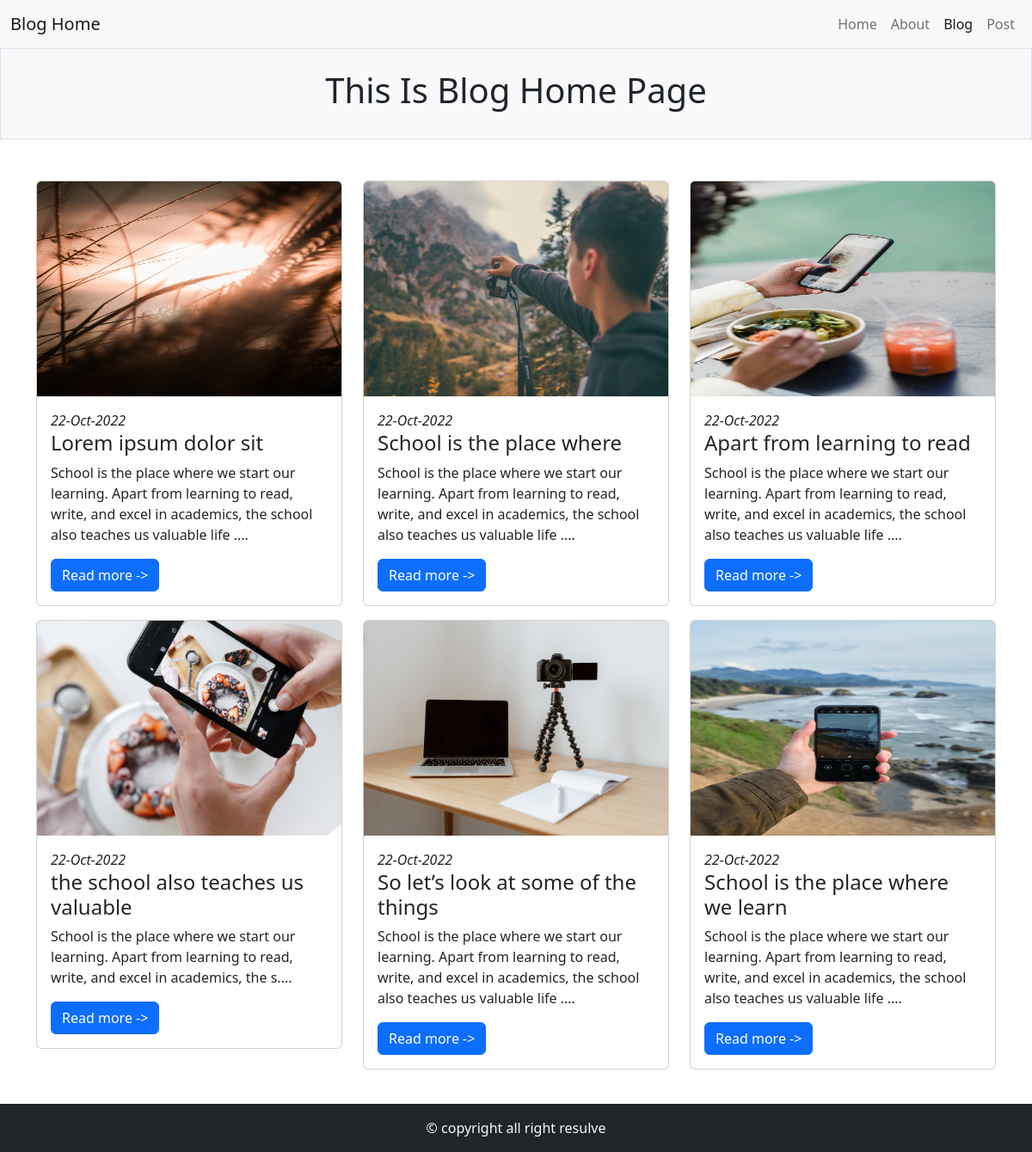
The page / on the database its author committed.
### tables this page shows
CREATE TABLE `blog` (
  `id` int(11) NOT NULL,
  `title` varchar(255) DEFAULT NULL,
  `description` longtext DEFAULT NULL,
  `photo` varchar(255) DEFAULT NULL,
  `datetime` timestamp NOT NULL DEFAULT current_timestamp() ON UPDATE current_timestamp()
);

### index.php (the view, shortened to what this page needs)
<?php
require 'inc/header.php' ?>
<header class="border bg-light py-4">
    <h1 class="text-center">This Is Blog Home Page</h1>
</header>
<br><br>
<div class="container">
    <div class="row">
        <?php
        $result = mysqli_query($con,"SELECT * FROM `blog` ORDER BY `id` DESC");
        while($row = mysqli_fetch_array($result))
        { ?>
        <div class="col-md-4  mb-3">
            <div class="card">
                <div style="height: 250px;">
                <img src="assets/img/<?= $row['photo'] ?>" class="card-img-top w-100 h-100" alt="" >
                </div>
                <div class="card-body">
                    <div><i><?= date('d-M-Y',strtotime($row['datetime'])) ?></i></div>
                    <h4><?= $row['title'] ?></h4>
                    <p>
                        <?= substr($row['description'],0,150) ?>....
                    </p>
                    <a href="post.php?singlepost=<?= base64_encode($row['id']) ?>" class="btn btn-primary">Read more -></a>
                </div>
            </div>
        </div>
        <?php } ?>
    </div>
</div>
<br>
<?php require 'inc/footer.php'; ?>

### inc/header.php (shortened to what this page needs)
<?php
$page_ex = explode('/',$_SERVER['PHP_SELF']);
$page = end($page_ex);
?>
<!DOCTYPE html>
<html lang="en">
<head>
    <link rel="stylesheet" href="assets/bootstrap/css/bootstrap.min.css">
    <link rel="stylesheet" href="https://cdnjs.cloudflare.com/ajax/libs/OwlCarousel2/2.3.4/assets/owl.carousel.min.css" />
    <link rel="stylesheet" href="https://cdnjs.cloudflare.com/ajax/libs/OwlCarousel2/2.3.4/assets/owl.theme.default.css" />
</head>
<body>
<nav class="navbar navbar-expand-lg bg-light">
  <div class="container-fluid">
    <a class="navbar-brand" href="index.php">Blog Home</a>
    <div class="collapse navbar-collapse" id="navbarSupportedContent">
      <ul class="navbar-nav ms-auto mb-2 mb-lg-0">
        <li class="nav-item">
          <a class="nav-link" aria-current="page" href="#">Home</a>
        </li>
        <li class="nav-item">
          <a class="nav-link" aria-current="page" href="#">About</a>
        </li>
        <li class="nav-item">
          <a class="nav-link  <?= $page=='index.php'?'active':''; ?>" aria-current="page" href="index.php">Blog</a>
        </li>
        <li class="nav-item">
          <a class="nav-link <?= $page=='post.php'?'active':''; ?>" aria-current="page" href="#">Post</a>
        </li>
      </ul>
    </div>
  </div>
</nav>

### inc/footer.php (shortened to what this page needs)
<footer class="text-center bg-dark p-3 text-light">
    &copy; copyright all right resulve
</footer>
</body>
</html>

### rows shown on the page
blog: photo (picture), datetime "22-Oct-2022", title "Lorem ipsum dolor sit", description "School is the place where we start our learning. Apart from learning to read, write, and excel in academics, the school also teaches us valuable life"
blog: photo (picture), datetime "22-Oct-2022", title "School is the place where", description "School is the place where we start our learning. Apart from learning to read, write, and excel in academics, the school also teaches us valuable life"
blog: photo (picture), datetime "22-Oct-2022", title "Apart from learning to read", description "School is the place where we start our learning. Apart from learning to read, write, and excel in academics, the school also teaches us valuable life"
blog: photo (picture), datetime "22-Oct-2022", title "the school also teaches us valuable", description "School is the place where we start our learning. Apart from learning to read, write, and excel in academics, the s"
blog: photo (picture), datetime "22-Oct-2022", title "So let’s look at some of the things", description "School is the place where we start our learning. Apart from learning to read, write, and excel in academics, the school also teaches us valuable life"
blog: photo (picture), datetime "22-Oct-2022", title "School is the place where we learn", description "School is the place where we start our learning. Apart from learning to read, write, and excel in academics, the school also teaches us valuable life"
